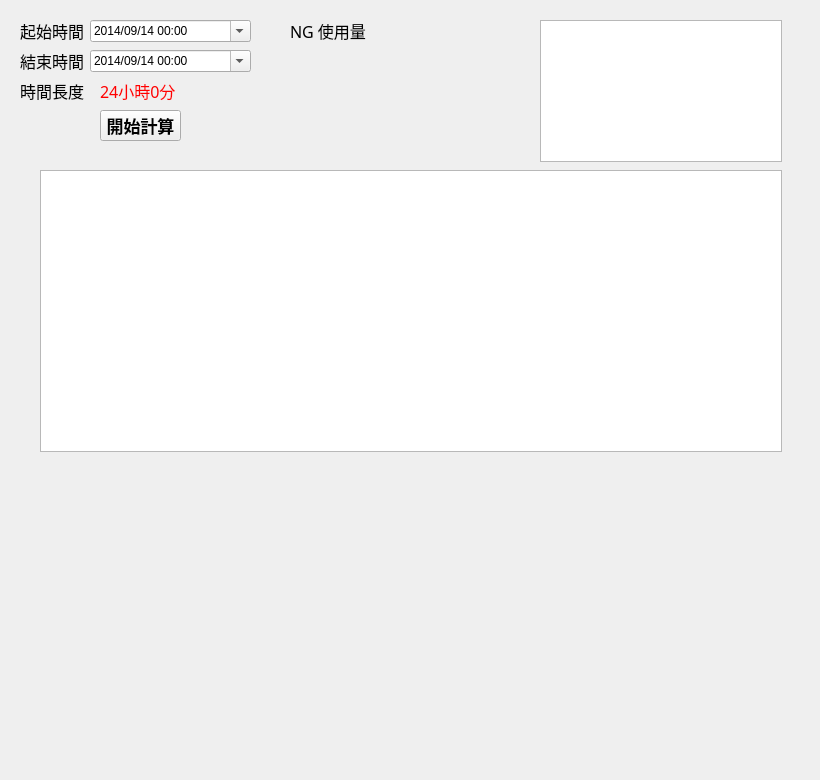
   <widget class="QWidget" name="tab_3">
    <attribute name="title">
     <string>NG 效益計算</string>
    </attribute>
    <widget class="QDateTimeEdit" name="dateTimeEdit">
     <property name="geometry">
      <rect>
       <x>90</x>
       <y>20</y>
       <width>161</width>
       <height>22</height>
      </rect>
     </property>
     <property name="maximumDateTime">
      <datetime>
       <hour>23</hour>
       <minute>59</minute>
       <second>59</second>
       <year>2030</year>
       <month>12</month>
       <day>31</day>
      </datetime>
     </property>
     <property name="minimumDateTime">
      <datetime>
       <hour>0</hour>
       <minute>0</minute>
       <second>0</second>
       <year>2014</year>
       <month>9</month>
       <day>14</day>
      </datetime>
     </property>
     <property name="displayFormat">
      <string>yyyy/MM/dd hh:mm</string>
     </property>
     <property name="calendarPopup">
      <bool>true</bool>
     </property>
     <property name="currentSectionIndex">
      <number>0</number>
     </property>
    </widget>
    <widget class="QDateTimeEdit" name="dateTimeEdit_2">
     <property name="geometry">
      <rect>
       <x>90</x>
       <y>50</y>
       <width>161</width>
       <height>22</height>
      </rect>
     </property>
     <property name="maximumDateTime">
      <datetime>
       <hour>23</hour>
       <minute>59</minute>
       <second>59</second>
       <year>2030</year>
       <month>12</month>
       <day>31</day>
      </datetime>
     </property>
     <property name="minimumDateTime">
      <datetime>
       <hour>0</hour>
       <minute>0</minute>
       <second>0</second>
       <year>2014</year>
       <month>9</month>
       <day>14</day>
      </datetime>
     </property>
     <property name="displayFormat">
      <string>yyyy/MM/dd hh:mm</string>
     </property>
     <property name="calendarPopup">
      <bool>true</bool>
     </property>
    </widget>
    <widget class="QLabel" name="label_25">
     <property name="geometry">
      <rect>
       <x>20</x>
       <y>80</y>
       <width>81</width>
       <height>21</height>
      </rect>
     </property>
     <property name="font">
      <font>
       <family>微軟正黑體</family>
       <pointsize>12</pointsize>
      </font>
     </property>
     <property name="text">
      <string>時間長度</string>
     </property>
    </widget>
    <widget class="QLabel" name="label_26">
     <property name="geometry">
      <rect>
       <x>100</x>
       <y>80</y>
       <width>91</width>
       <height>21</height>
      </rect>
     </property>
     <property name="font">
      <font>
       <family>微軟正黑體</family>
       <pointsize>12</pointsize>
      </font>
     </property>
     <property name="styleSheet">
      <string notr="true">color: rgb(255, 0, 0);</string>
     </property>
     <property name="text">
      <string>24小時0分</string>
     </property>
    </widget>
    <widget class="QTableWidget" name="tableWidget_4">
     <property name="geometry">
      <rect>
       <x>540</x>
       <y>20</y>
       <width>242</width>
       <height>142</height>
      </rect>
     </property>
     <property name="sizePolicy">
      <sizepolicy hsizetype="Expanding" vsizetype="Expanding">
       <horstretch>0</horstretch>
       <verstretch>0</verstretch>
      </sizepolicy>
     </property>
     <property name="horizontalScrollBarPolicy">
      <enum>Qt::ScrollBarAlwaysOff</enum>
     </property>
    </widget>
    <widget class="QTableWidget" name="tableWidget_5">
     <property name="geometry">
      <rect>
       <x>40</x>
       <y>170</y>
       <width>742</width>
       <height>282</height>
      </rect>
     </property>
    </widget>
    <widget class="QPushButton" name="pushButton_5">
     <property name="geometry">
      <rect>
       <x>100</x>
       <y>110</y>
       <width>81</width>
       <height>31</height>
      </rect>
     </property>
     <property name="font">
      <font>
       <family>微軟正黑體</family>
       <pointsize>13</pointsize>
       <bold>true</bold>
      </font>
     </property>
     <property name="text">
      <string>開始計算</string>
     </property>
    </widget>
    <widget class="QLabel" name="label_27">
     <property name="geometry">
      <rect>
       <x>20</x>
       <y>20</y>
       <width>71</width>
       <height>21</height>
      </rect>
     </property>
     <property name="font">
      <font>
       <family>微軟正黑體</family>
       <pointsize>12</pointsize>
      </font>
     </property>
     <property name="text">
      <string>起始時間</string>
     </property>
    </widget>
    <widget class="QLabel" name="label_28">
     <property name="geometry">
      <rect>
       <x>20</x>
       <y>50</y>
       <width>71</width>
       <height>21</height>
      </rect>
     </property>
     <property name="font">
      <font>
       <family>微軟正黑體</family>
       <pointsize>12</pointsize>
      </font>
     </property>
     <property name="text">
      <string>結束時間</string>
     </property>
    </widget>
    <widget class="QWidget" name="verticalLayoutWidget">
     <property name="geometry">
      <rect>
       <x>10</x>
       <y>480</y>
       <width>801</width>
       <height>291</height>
      </rect>
     </property>
     <layout class="QVBoxLayout" name="verticalLayout"/>
    </widget>
    <widget class="QLabel" name="label_29">
     <property name="geometry">
      <rect>
       <x>290</x>
       <y>20</y>
       <width>91</width>
       <height>21</height>
      </rect>
     </property>
     <property name="font">
      <font>
       <family>微軟正黑體</family>
       <pointsize>12</pointsize>
      </font>
     </property>
     <property name="text">
      <string>NG 使用量</string>
     </property>
    </widget>
    <widget class="QLabel" name="label_30">
     <property name="geometry">
      <rect>
       <x>270</x>
       <y>50</y>
       <width>131</width>
       <height>41</height>
      </rect>
     </property>
     <property name="font">
      <font>
       <family>微軟正黑體</family>
       <pointsize>12</pointsize>
      </font>
     </property>
     <property name="text">
      <string/>
     </property>
     <property name="alignment">
      <set>Qt::AlignCenter</set>
     </property>
    </widget>
   </widget>
